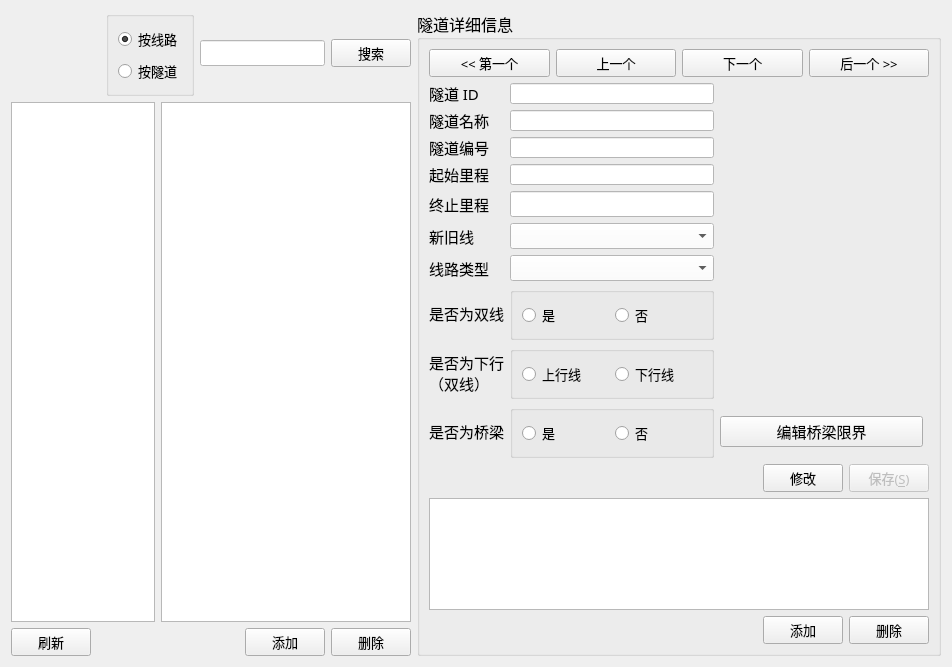
<?xml version="1.0" encoding="UTF-8"?>
<ui version="4.0">
 <class>ManageTunnelWidget</class>
 <widget class="QWidget" name="ManageTunnelWidget">
  <property name="geometry">
   <rect>
    <x>0</x>
    <y>0</y>
    <width>952</width>
    <height>667</height>
   </rect>
  </property>
  <property name="font">
   <font>
    <family>微软雅黑</family>
    <pointsize>10</pointsize>
   </font>
  </property>
  <property name="windowTitle">
   <string>Form</string>
  </property>
  <layout class="QGridLayout" name="gridLayout_2">
   <item row="0" column="0">
    <layout class="QVBoxLayout" name="verticalLayout_3">
     <item>
      <layout class="QHBoxLayout" name="horizontalLayout_6">
       <item>
        <spacer name="horizontalSpacer_8">
         <property name="orientation">
          <enum>Qt::Horizontal</enum>
         </property>
         <property name="sizeHint" stdset="0">
          <size>
           <width>40</width>
           <height>20</height>
          </size>
         </property>
        </spacer>
       </item>
       <item>
        <widget class="QGroupBox" name="groupBox">
         <property name="font">
          <font>
           <family>华文楷体</family>
           <pointsize>12</pointsize>
          </font>
         </property>
         <property name="title">
          <string/>
         </property>
         <layout class="QVBoxLayout" name="verticalLayout_2">
          <item>
           <widget class="QRadioButton" name="radioButton_2">
            <property name="font">
             <font>
              <family>微软雅黑</family>
              <pointsize>10</pointsize>
             </font>
            </property>
            <property name="text">
             <string>按线路</string>
            </property>
            <property name="checked">
             <bool>true</bool>
            </property>
           </widget>
          </item>
          <item>
           <widget class="QRadioButton" name="radioButton">
            <property name="font">
             <font>
              <family>微软雅黑</family>
              <pointsize>10</pointsize>
             </font>
            </property>
            <property name="text">
             <string>按隧道</string>
            </property>
           </widget>
          </item>
         </layout>
        </widget>
       </item>
       <item>
        <widget class="QLineEdit" name="findEdit">
         <property name="font">
          <font>
           <family>微软雅黑</family>
           <pointsize>10</pointsize>
          </font>
         </property>
         <property name="styleSheet">
          <string notr="true">background-color: rgb(255, 255, 255);</string>
         </property>
        </widget>
       </item>
       <item>
        <widget class="QPushButton" name="findButton">
         <property name="font">
          <font>
           <family>微软雅黑</family>
           <pointsize>10</pointsize>
          </font>
         </property>
         <property name="text">
          <string>搜索</string>
         </property>
         <property name="icon">
          <iconset resource="../../../lz_client_main/resource/icons.qrc">
           <normaloff>:/image/search (2).png</normaloff>:/image/search (2).png</iconset>
         </property>
         <property name="iconSize">
          <size>
           <width>40</width>
           <height>30</height>
          </size>
         </property>
         <property name="default">
          <bool>false</bool>
         </property>
        </widget>
       </item>
      </layout>
     </item>
     <item>
      <layout class="QHBoxLayout" name="horizontalLayout_17">
       <item>
        <widget class="QListView" name="linesView">
         <property name="maximumSize">
          <size>
           <width>150</width>
           <height>16777215</height>
          </size>
         </property>
         <property name="font">
          <font>
           <family>微软雅黑</family>
           <pointsize>10</pointsize>
          </font>
         </property>
        </widget>
       </item>
       <item>
        <widget class="QTableView" name="tunnelsView">
         <property name="font">
          <font>
           <family>微软雅黑</family>
           <pointsize>10</pointsize>
           <weight>50</weight>
           <italic>false</italic>
           <bold>false</bold>
          </font>
         </property>
         <property name="focusPolicy">
          <enum>Qt::NoFocus</enum>
         </property>
         <property name="styleSheet">
          <string notr="true">font: 10pt &quot;微软雅黑&quot;;</string>
         </property>
        </widget>
       </item>
      </layout>
     </item>
     <item>
      <layout class="QHBoxLayout" name="horizontalLayout_13">
       <item>
        <widget class="QPushButton" name="refreshButton">
         <property name="text">
          <string>刷新</string>
         </property>
         <property name="icon">
          <iconset resource="../../../lz_client_main/resource/icons.qrc">
           <normaloff>:/image/refresh (2).png</normaloff>:/image/refresh (2).png</iconset>
         </property>
        </widget>
       </item>
       <item>
        <spacer name="horizontalSpacer_4">
         <property name="orientation">
          <enum>Qt::Horizontal</enum>
         </property>
         <property name="sizeHint" stdset="0">
          <size>
           <width>40</width>
           <height>20</height>
          </size>
         </property>
        </spacer>
       </item>
       <item>
        <widget class="QPushButton" name="newTunnelButton">
         <property name="font">
          <font>
           <family>微软雅黑</family>
           <pointsize>10</pointsize>
          </font>
         </property>
         <property name="text">
          <string>添加</string>
         </property>
         <property name="icon">
          <iconset resource="../../../lz_client_main/resource/icons.qrc">
           <normaloff>:/image/add.png</normaloff>:/image/add.png</iconset>
         </property>
         <property name="default">
          <bool>false</bool>
         </property>
        </widget>
       </item>
       <item>
        <widget class="QPushButton" name="deleteTunnelButton">
         <property name="font">
          <font>
           <family>微软雅黑</family>
           <pointsize>10</pointsize>
          </font>
         </property>
         <property name="text">
          <string>删除</string>
         </property>
         <property name="icon">
          <iconset resource="../../../lz_client_main/resource/icons.qrc">
           <normaloff>:/image/minus (2).png</normaloff>:/image/minus (2).png</iconset>
         </property>
         <property name="default">
          <bool>false</bool>
         </property>
        </widget>
       </item>
      </layout>
     </item>
    </layout>
   </item>
   <item row="0" column="1">
    <widget class="QGroupBox" name="infoBox">
     <property name="maximumSize">
      <size>
       <width>800</width>
       <height>16777215</height>
      </size>
     </property>
     <property name="font">
      <font>
       <family>华文楷体</family>
       <pointsize>12</pointsize>
      </font>
     </property>
     <property name="title">
      <string>隧道详细信息</string>
     </property>
     <layout class="QVBoxLayout" name="verticalLayout">
      <item>
       <layout class="QHBoxLayout" name="horizontalLayout_12">
        <item>
         <widget class="QPushButton" name="firstButton">
          <property name="font">
           <font>
            <family>微软雅黑</family>
            <pointsize>10</pointsize>
           </font>
          </property>
          <property name="focusPolicy">
           <enum>Qt::NoFocus</enum>
          </property>
          <property name="text">
           <string>&lt;&lt; 第一个</string>
          </property>
          <property name="default">
           <bool>false</bool>
          </property>
         </widget>
        </item>
        <item>
         <widget class="QPushButton" name="previousButton">
          <property name="font">
           <font>
            <family>微软雅黑</family>
            <pointsize>10</pointsize>
           </font>
          </property>
          <property name="focusPolicy">
           <enum>Qt::NoFocus</enum>
          </property>
          <property name="text">
           <string>上一个</string>
          </property>
          <property name="icon">
           <iconset resource="../../../lz_client_main/resource/icons.qrc">
            <normaloff>:/image/icons_04.png</normaloff>:/image/icons_04.png</iconset>
          </property>
          <property name="default">
           <bool>false</bool>
          </property>
         </widget>
        </item>
        <item>
         <widget class="QPushButton" name="nextButton">
          <property name="font">
           <font>
            <family>微软雅黑</family>
            <pointsize>10</pointsize>
           </font>
          </property>
          <property name="focusPolicy">
           <enum>Qt::NoFocus</enum>
          </property>
          <property name="text">
           <string>下一个</string>
          </property>
          <property name="icon">
           <iconset resource="../../../lz_client_main/resource/icons.qrc">
            <normaloff>:/image/icons_05.png</normaloff>:/image/icons_05.png</iconset>
          </property>
          <property name="default">
           <bool>false</bool>
          </property>
          <property name="flat">
           <bool>false</bool>
          </property>
         </widget>
        </item>
        <item>
         <widget class="QPushButton" name="lastButton">
          <property name="font">
           <font>
            <family>微软雅黑</family>
            <pointsize>10</pointsize>
           </font>
          </property>
          <property name="focusPolicy">
           <enum>Qt::NoFocus</enum>
          </property>
          <property name="text">
           <string>后一个 &gt;&gt;</string>
          </property>
          <property name="default">
           <bool>false</bool>
          </property>
         </widget>
        </item>
       </layout>
      </item>
      <item>
       <layout class="QGridLayout" name="gridLayout">
        <item row="0" column="0">
         <widget class="QLabel" name="stunum">
          <property name="minimumSize">
           <size>
            <width>31</width>
            <height>21</height>
           </size>
          </property>
          <property name="font">
           <font>
            <family>微软雅黑</family>
            <pointsize>11</pointsize>
           </font>
          </property>
          <property name="text">
           <string>隧道 ID</string>
          </property>
          <property name="alignment">
           <set>Qt::AlignLeading|Qt::AlignLeft|Qt::AlignVCenter</set>
          </property>
         </widget>
        </item>
        <item row="0" column="1">
         <widget class="QLineEdit" name="lineEdit_tunnelid">
          <property name="minimumSize">
           <size>
            <width>151</width>
            <height>21</height>
           </size>
          </property>
          <property name="font">
           <font>
            <family>微软雅黑</family>
            <pointsize>10</pointsize>
           </font>
          </property>
          <property name="styleSheet">
           <string notr="true">background-color: rgb(255, 255, 255);</string>
          </property>
         </widget>
        </item>
        <item row="0" column="2" colspan="2">
         <spacer name="horizontalSpacer_5">
          <property name="orientation">
           <enum>Qt::Horizontal</enum>
          </property>
          <property name="sizeHint" stdset="0">
           <size>
            <width>40</width>
            <height>20</height>
           </size>
          </property>
         </spacer>
        </item>
        <item row="1" column="0">
         <widget class="QLabel" name="name">
          <property name="minimumSize">
           <size>
            <width>31</width>
            <height>21</height>
           </size>
          </property>
          <property name="font">
           <font>
            <family>微软雅黑</family>
            <pointsize>11</pointsize>
           </font>
          </property>
          <property name="text">
           <string>隧道名称</string>
          </property>
          <property name="alignment">
           <set>Qt::AlignLeading|Qt::AlignLeft|Qt::AlignVCenter</set>
          </property>
         </widget>
        </item>
        <item row="1" column="1">
         <widget class="QLineEdit" name="lineEdit_name">
          <property name="enabled">
           <bool>true</bool>
          </property>
          <property name="minimumSize">
           <size>
            <width>150</width>
            <height>21</height>
           </size>
          </property>
          <property name="font">
           <font>
            <family>微软雅黑</family>
            <pointsize>10</pointsize>
           </font>
          </property>
          <property name="styleSheet">
           <string notr="true">background-color: rgb(255, 255, 255);</string>
          </property>
         </widget>
        </item>
        <item row="1" column="2" colspan="2">
         <spacer name="horizontalSpacer_3">
          <property name="orientation">
           <enum>Qt::Horizontal</enum>
          </property>
          <property name="sizeHint" stdset="0">
           <size>
            <width>40</width>
            <height>20</height>
           </size>
          </property>
         </spacer>
        </item>
        <item row="2" column="0">
         <widget class="QLabel" name="sex">
          <property name="minimumSize">
           <size>
            <width>31</width>
            <height>21</height>
           </size>
          </property>
          <property name="font">
           <font>
            <family>微软雅黑</family>
            <pointsize>11</pointsize>
           </font>
          </property>
          <property name="text">
           <string>隧道编号</string>
          </property>
          <property name="alignment">
           <set>Qt::AlignLeading|Qt::AlignLeft|Qt::AlignVCenter</set>
          </property>
         </widget>
        </item>
        <item row="2" column="1">
         <widget class="QLineEdit" name="lineEdit_IDstd">
          <property name="minimumSize">
           <size>
            <width>31</width>
            <height>21</height>
           </size>
          </property>
          <property name="font">
           <font>
            <family>微软雅黑</family>
            <pointsize>10</pointsize>
           </font>
          </property>
          <property name="styleSheet">
           <string notr="true">background-color: rgb(255, 255, 255);</string>
          </property>
         </widget>
        </item>
        <item row="2" column="2" colspan="2">
         <spacer name="horizontalSpacer_2">
          <property name="orientation">
           <enum>Qt::Horizontal</enum>
          </property>
          <property name="sizeHint" stdset="0">
           <size>
            <width>38</width>
            <height>20</height>
           </size>
          </property>
         </spacer>
        </item>
        <item row="3" column="0">
         <widget class="QLabel" name="classes">
          <property name="minimumSize">
           <size>
            <width>31</width>
            <height>21</height>
           </size>
          </property>
          <property name="font">
           <font>
            <family>微软雅黑</family>
            <pointsize>11</pointsize>
           </font>
          </property>
          <property name="text">
           <string>起始里程</string>
          </property>
          <property name="alignment">
           <set>Qt::AlignLeading|Qt::AlignLeft|Qt::AlignVCenter</set>
          </property>
         </widget>
        </item>
        <item row="3" column="1">
         <widget class="QLineEdit" name="lineEdit_startPoint">
          <property name="minimumSize">
           <size>
            <width>111</width>
            <height>21</height>
           </size>
          </property>
          <property name="font">
           <font>
            <family>微软雅黑</family>
            <pointsize>10</pointsize>
           </font>
          </property>
          <property name="styleSheet">
           <string notr="true">background-color: rgb(255, 255, 255);</string>
          </property>
         </widget>
        </item>
        <item row="3" column="2" colspan="2">
         <spacer name="horizontalSpacer_15">
          <property name="orientation">
           <enum>Qt::Horizontal</enum>
          </property>
          <property name="sizeHint" stdset="0">
           <size>
            <width>40</width>
            <height>20</height>
           </size>
          </property>
         </spacer>
        </item>
        <item row="4" column="0">
         <widget class="QLabel" name="classes_2">
          <property name="minimumSize">
           <size>
            <width>31</width>
            <height>21</height>
           </size>
          </property>
          <property name="font">
           <font>
            <family>微软雅黑</family>
            <pointsize>11</pointsize>
           </font>
          </property>
          <property name="text">
           <string>终止里程</string>
          </property>
          <property name="alignment">
           <set>Qt::AlignLeading|Qt::AlignLeft|Qt::AlignVCenter</set>
          </property>
         </widget>
        </item>
        <item row="4" column="1">
         <widget class="QLineEdit" name="lineEdit_endPoint">
          <property name="font">
           <font>
            <family>微软雅黑</family>
            <pointsize>10</pointsize>
           </font>
          </property>
          <property name="styleSheet">
           <string notr="true">background-color: rgb(255, 255, 255);</string>
          </property>
         </widget>
        </item>
        <item row="4" column="2" colspan="2">
         <spacer name="horizontalSpacer_14">
          <property name="orientation">
           <enum>Qt::Horizontal</enum>
          </property>
          <property name="sizeHint" stdset="0">
           <size>
            <width>40</width>
            <height>20</height>
           </size>
          </property>
         </spacer>
        </item>
        <item row="5" column="0">
         <widget class="QLabel" name="dormitory">
          <property name="minimumSize">
           <size>
            <width>31</width>
            <height>21</height>
           </size>
          </property>
          <property name="font">
           <font>
            <family>微软雅黑</family>
            <pointsize>11</pointsize>
           </font>
          </property>
          <property name="text">
           <string>新旧线</string>
          </property>
          <property name="alignment">
           <set>Qt::AlignLeading|Qt::AlignLeft|Qt::AlignVCenter</set>
          </property>
         </widget>
        </item>
        <item row="5" column="1">
         <widget class="QComboBox" name="combobox_isNewLine">
          <property name="minimumSize">
           <size>
            <width>150</width>
            <height>0</height>
           </size>
          </property>
          <property name="font">
           <font>
            <family>微软雅黑</family>
            <pointsize>10</pointsize>
           </font>
          </property>
          <property name="styleSheet">
           <string notr="true">background-color: rgb(255, 255, 255);</string>
          </property>
          <item>
           <property name="text">
            <string/>
           </property>
          </item>
          <item>
           <property name="text">
            <string>新线</string>
           </property>
          </item>
          <item>
           <property name="text">
            <string>旧线</string>
           </property>
          </item>
         </widget>
        </item>
        <item row="5" column="2" colspan="2">
         <spacer name="horizontalSpacer_9">
          <property name="orientation">
           <enum>Qt::Horizontal</enum>
          </property>
          <property name="sizeHint" stdset="0">
           <size>
            <width>40</width>
            <height>20</height>
           </size>
          </property>
         </spacer>
        </item>
        <item row="6" column="0">
         <widget class="QLabel" name="qq">
          <property name="minimumSize">
           <size>
            <width>31</width>
            <height>21</height>
           </size>
          </property>
          <property name="font">
           <font>
            <family>微软雅黑</family>
            <pointsize>11</pointsize>
           </font>
          </property>
          <property name="text">
           <string>线路类型</string>
          </property>
          <property name="alignment">
           <set>Qt::AlignLeading|Qt::AlignLeft|Qt::AlignVCenter</set>
          </property>
         </widget>
        </item>
        <item row="6" column="1">
         <widget class="QComboBox" name="combobox_lineType">
          <property name="minimumSize">
           <size>
            <width>150</width>
            <height>0</height>
           </size>
          </property>
          <property name="font">
           <font>
            <family>微软雅黑</family>
            <pointsize>10</pointsize>
           </font>
          </property>
          <property name="styleSheet">
           <string notr="true">background-color: rgb(255, 255, 255);</string>
          </property>
          <item>
           <property name="text">
            <string/>
           </property>
          </item>
          <item>
           <property name="text">
            <string>内燃牵引</string>
           </property>
          </item>
          <item>
           <property name="text">
            <string>电力牵引</string>
           </property>
          </item>
         </widget>
        </item>
        <item row="6" column="2" colspan="2">
         <spacer name="horizontalSpacer_10">
          <property name="orientation">
           <enum>Qt::Horizontal</enum>
          </property>
          <property name="sizeHint" stdset="0">
           <size>
            <width>40</width>
            <height>20</height>
           </size>
          </property>
         </spacer>
        </item>
        <item row="7" column="0">
         <widget class="QLabel" name="email">
          <property name="minimumSize">
           <size>
            <width>31</width>
            <height>21</height>
           </size>
          </property>
          <property name="font">
           <font>
            <family>微软雅黑</family>
            <pointsize>11</pointsize>
           </font>
          </property>
          <property name="text">
           <string>是否为双线</string>
          </property>
          <property name="alignment">
           <set>Qt::AlignLeading|Qt::AlignLeft|Qt::AlignVCenter</set>
          </property>
         </widget>
        </item>
        <item row="7" column="1">
         <widget class="QGroupBox" name="groupBox_doubleLine">
          <property name="title">
           <string/>
          </property>
          <layout class="QHBoxLayout" name="horizontalLayout_11">
           <item>
            <widget class="QRadioButton" name="radioButton_isDoubleLine">
             <property name="font">
              <font>
               <family>微软雅黑</family>
               <pointsize>10</pointsize>
              </font>
             </property>
             <property name="text">
              <string>是</string>
             </property>
            </widget>
           </item>
           <item>
            <widget class="QRadioButton" name="radioButton_isSingleLine">
             <property name="font">
              <font>
               <family>微软雅黑</family>
               <pointsize>10</pointsize>
              </font>
             </property>
             <property name="text">
              <string>否</string>
             </property>
            </widget>
           </item>
          </layout>
         </widget>
        </item>
        <item row="7" column="2" colspan="2">
         <spacer name="horizontalSpacer_12">
          <property name="orientation">
           <enum>Qt::Horizontal</enum>
          </property>
          <property name="sizeHint" stdset="0">
           <size>
            <width>40</width>
            <height>20</height>
           </size>
          </property>
         </spacer>
        </item>
        <item row="8" column="0">
         <widget class="QLabel" name="phonenum">
          <property name="minimumSize">
           <size>
            <width>31</width>
            <height>21</height>
           </size>
          </property>
          <property name="font">
           <font>
            <family>微软雅黑</family>
            <pointsize>11</pointsize>
           </font>
          </property>
          <property name="text">
           <string>是否为下行
（双线）</string>
          </property>
          <property name="alignment">
           <set>Qt::AlignLeading|Qt::AlignLeft|Qt::AlignVCenter</set>
          </property>
         </widget>
        </item>
        <item row="8" column="1">
         <widget class="QGroupBox" name="groupBox_downLink">
          <property name="font">
           <font>
            <family>微软雅黑</family>
            <pointsize>10</pointsize>
           </font>
          </property>
          <property name="title">
           <string/>
          </property>
          <layout class="QHBoxLayout" name="horizontalLayout_16">
           <item>
            <widget class="QRadioButton" name="radioButton_isUpLink">
             <property name="font">
              <font>
               <family>微软雅黑</family>
               <pointsize>10</pointsize>
              </font>
             </property>
             <property name="text">
              <string>上行线</string>
             </property>
            </widget>
           </item>
           <item>
            <widget class="QRadioButton" name="radioButton_isDownLink">
             <property name="font">
              <font>
               <family>微软雅黑</family>
               <pointsize>10</pointsize>
              </font>
             </property>
             <property name="text">
              <string>下行线</string>
             </property>
            </widget>
           </item>
          </layout>
         </widget>
        </item>
        <item row="8" column="2">
         <spacer name="horizontalSpacer_13">
          <property name="orientation">
           <enum>Qt::Horizontal</enum>
          </property>
          <property name="sizeHint" stdset="0">
           <size>
            <width>40</width>
            <height>20</height>
           </size>
          </property>
         </spacer>
        </item>
        <item row="9" column="0">
         <widget class="QLabel" name="label">
          <property name="font">
           <font>
            <family>微软雅黑</family>
            <pointsize>11</pointsize>
           </font>
          </property>
          <property name="text">
           <string>是否为桥梁</string>
          </property>
         </widget>
        </item>
        <item row="9" column="1">
         <widget class="QGroupBox" name="groupBox_isBridge">
          <property name="title">
           <string/>
          </property>
          <layout class="QHBoxLayout" name="horizontalLayout">
           <item>
            <widget class="QRadioButton" name="radioButton_isBridge">
             <property name="font">
              <font>
               <family>微软雅黑</family>
               <pointsize>10</pointsize>
              </font>
             </property>
             <property name="text">
              <string>是</string>
             </property>
            </widget>
           </item>
           <item>
            <widget class="QRadioButton" name="radioButton_notBridge">
             <property name="font">
              <font>
               <family>微软雅黑</family>
               <pointsize>10</pointsize>
              </font>
             </property>
             <property name="text">
              <string>否</string>
             </property>
            </widget>
           </item>
          </layout>
         </widget>
        </item>
        <item row="9" column="2">
         <widget class="QPushButton" name="editBridgeClearanceButton">
          <property name="font">
           <font>
            <family>微软雅黑</family>
            <pointsize>11</pointsize>
           </font>
          </property>
          <property name="text">
           <string>编辑桥梁限界</string>
          </property>
          <property name="icon">
           <iconset resource="../../../lz_client_main/resource/icons.qrc">
            <normaloff>:/image/modify.png</normaloff>:/image/modify.png</iconset>
          </property>
         </widget>
        </item>
       </layout>
      </item>
      <item>
       <layout class="QHBoxLayout" name="horizontalLayout_10">
        <item>
         <spacer name="horizontalSpacer_6">
          <property name="orientation">
           <enum>Qt::Horizontal</enum>
          </property>
          <property name="sizeHint" stdset="0">
           <size>
            <width>40</width>
            <height>20</height>
           </size>
          </property>
         </spacer>
        </item>
        <item>
         <widget class="QPushButton" name="modifyButton">
          <property name="font">
           <font>
            <family>微软雅黑</family>
            <pointsize>10</pointsize>
           </font>
          </property>
          <property name="text">
           <string>修改</string>
          </property>
          <property name="icon">
           <iconset resource="../../../lz_client_main/resource/icons.qrc">
            <normaloff>:/image/modify.png</normaloff>:/image/modify.png</iconset>
          </property>
          <property name="default">
           <bool>false</bool>
          </property>
         </widget>
        </item>
        <item>
         <widget class="QPushButton" name="saveButton">
          <property name="enabled">
           <bool>false</bool>
          </property>
          <property name="font">
           <font>
            <family>微软雅黑</family>
            <pointsize>10</pointsize>
           </font>
          </property>
          <property name="text">
           <string>保存(&amp;S)</string>
          </property>
          <property name="icon">
           <iconset resource="../../../lz_client_main/resource/icons.qrc">
            <normaloff>:/image/filesave.png</normaloff>:/image/filesave.png</iconset>
          </property>
          <property name="default">
           <bool>false</bool>
          </property>
         </widget>
        </item>
       </layout>
      </item>
      <item>
       <widget class="QTableWidget" name="curvesView">
        <property name="minimumSize">
         <size>
          <width>500</width>
          <height>0</height>
         </size>
        </property>
        <property name="font">
         <font>
          <family>微软雅黑</family>
          <pointsize>10</pointsize>
          <weight>50</weight>
          <italic>false</italic>
          <bold>false</bold>
         </font>
        </property>
        <property name="focusPolicy">
         <enum>Qt::NoFocus</enum>
        </property>
        <property name="styleSheet">
         <string notr="true">font: 10pt &quot;微软雅黑&quot;;</string>
        </property>
       </widget>
      </item>
      <item>
       <layout class="QHBoxLayout" name="horizontalLayout_15">
        <item>
         <spacer name="horizontalSpacer_11">
          <property name="orientation">
           <enum>Qt::Horizontal</enum>
          </property>
          <property name="sizeHint" stdset="0">
           <size>
            <width>40</width>
            <height>20</height>
           </size>
          </property>
         </spacer>
        </item>
        <item>
         <widget class="QPushButton" name="newCurveButton">
          <property name="font">
           <font>
            <family>微软雅黑</family>
            <pointsize>10</pointsize>
           </font>
          </property>
          <property name="text">
           <string>添加</string>
          </property>
          <property name="icon">
           <iconset resource="../../../lz_client_main/resource/icons.qrc">
            <normaloff>:/image/add.png</normaloff>:/image/add.png</iconset>
          </property>
          <property name="default">
           <bool>false</bool>
          </property>
         </widget>
        </item>
        <item>
         <widget class="QPushButton" name="deleteCurveButton">
          <property name="font">
           <font>
            <family>微软雅黑</family>
            <pointsize>10</pointsize>
           </font>
          </property>
          <property name="text">
           <string>删除</string>
          </property>
          <property name="icon">
           <iconset resource="../../../lz_client_main/resource/icons.qrc">
            <normaloff>:/image/minus (2).png</normaloff>:/image/minus (2).png</iconset>
          </property>
          <property name="default">
           <bool>false</bool>
          </property>
         </widget>
        </item>
       </layout>
      </item>
     </layout>
    </widget>
   </item>
  </layout>
 </widget>
 <resources>
  <include location="../../../lz_client_main/resource/icons.qrc"/>
 </resources>
 <connections/>
</ui>
